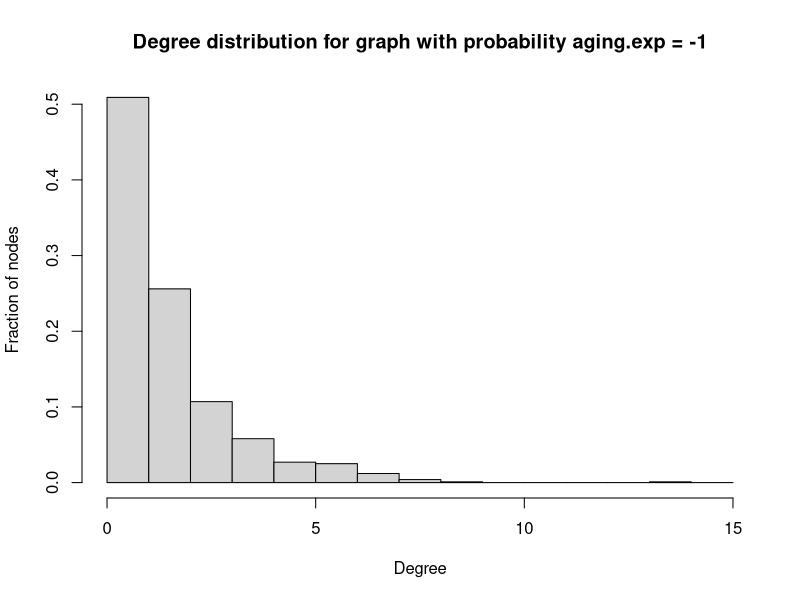
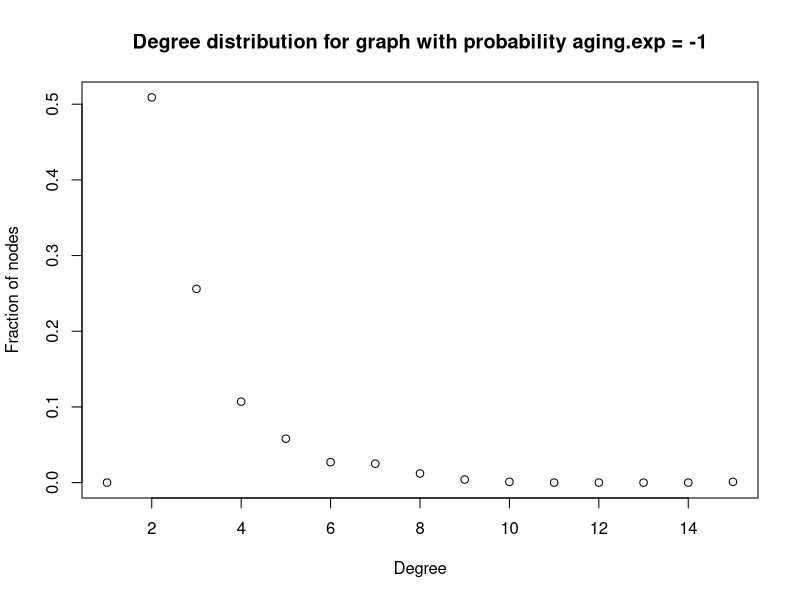

Write R code to recreate these figures, in order.
# EE 219 Homework 1 Problem 3 a
# Name: Weikun Han, Duzhi Chen
# Date: 4/14/2017
# Reference:
#  - https://google.github.io/styleguide/Rguide.xml#indentation

library(igraph)

# Initial veriables
node <- 1000

# Create the undirected random network,
# whose a new vertex is added it creates a number of links to old vertices
# and the probability that an old vertex is cited depends on its in-degree and age
graph <- aging.prefatt.game(node, pa.exp = 1, aging.exp = -1, aging.bin = 1000, directed = FALSE)

# Use degree fucntion to find a numeric vector of the same length as argument v
degree <- degree(graph)

# Plot information
h <- hist(degree,
           breaks = seq(0, by = 1 , length.out = max(degree) + 2),
           freq = FALSE,
           main = "Degree distribution for graph with probability aging.exp = -1",
           ylab = "Fraction of nodes",
           xlab = "Degree")
plot(degree.distribution(graph),
     main = "Degree distribution for graph with probability aging.exp = -1",
     ylab = "Fraction of nodes",
     xlab = "Degree")
